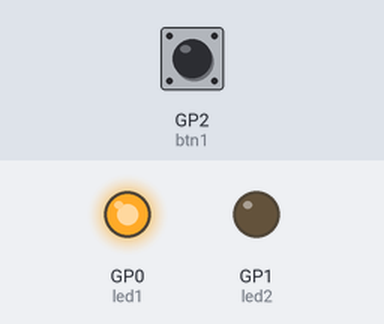
The program below on a simulated Raspberry Pi Pico running CircuitPython. Shown: output pins drawn as LEDs (lit = HIGH). Inputs (shaded band) come from the test bench; at power-on: GP2 (btn1) HIGH.

Above: at 1.2 s.
1.3 s: GP2 (btn1) pulled LOW for 0.15 s
At 1.9 s:
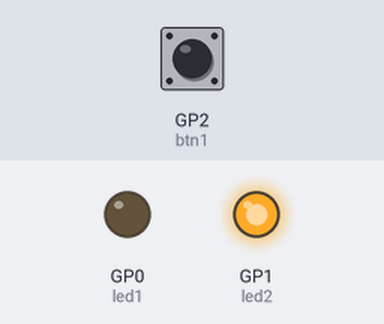
2.9 s: GP2 (btn1) pulled LOW for 1 s
At 4.3 s:
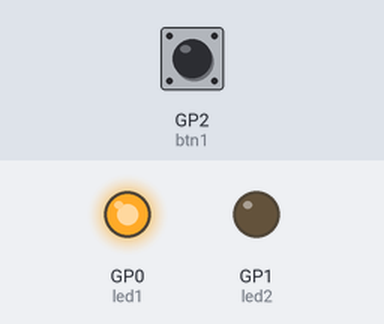
5.4 s: GP2 (btn1) pulled LOW for 3.2 s
At 6.2 s:
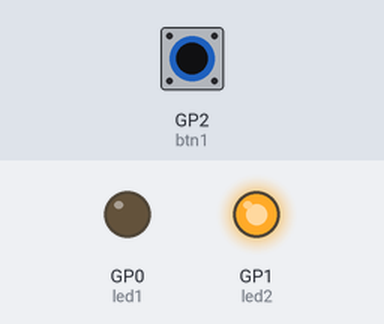
Timing chart, 0 to 8.4 s (numbered marks = the images above; inputs shaded):
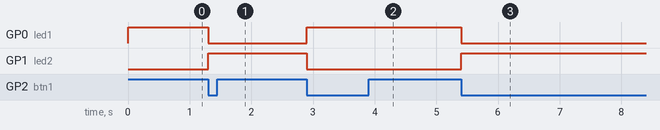

Measured:
- after the input at 1.3 s, GP0 (led1): HIGH → LOW at once; GP1 (led2): LOW → HIGH at once
- after the input at 2.9 s, GP0 (led1): LOW → HIGH at once; GP1 (led2): HIGH → LOW at once
- after the input at 5.4 s, GP0 (led1): HIGH → LOW at once; GP1 (led2): LOW → HIGH at once

The program:

Button_Example_2.py
```python
"""
DESCRIPTION:
This example code uses Maker Uno RP2040 to control two LEDs with the onboard user button.
The initial state has LED1 on and LED2 off. Pressing the button toggles the state of both LEDs.

AUTHOR  : Cytron Technologies Sdn Bhd
WEBSITE  : www.cytron.io
EMAIL    : support@cytron.io

"""
# Import necessary libraries
import board
import digitalio
import time

# Initialize LEDs on GP0 and GP1 pins
led1 = digitalio.DigitalInOut(board.GP0)
led2 = digitalio.DigitalInOut(board.GP1)

# Set the LED pins as output
led1.direction = digitalio.Direction.OUTPUT
led2.direction = digitalio.Direction.OUTPUT

# Initialize button on GP2
btn1 = digitalio.DigitalInOut(board.GP2)
btn1.direction = digitalio.Direction.INPUT
btn1.pull = digitalio.Pull.UP

# Initially, turn on LED1 and turn off LED2
led1.value = True
led2.value = False

# Track the previous state of the button (initially unpressed)
# 'True' since the button is pulled up
previous_btn_state = True

while True:
    # Read the current state of the button
    current_btn_state = not btn1.value  # Invert the value since it's pulled up

    # Check if the button state has changed (pressed or released)
    if current_btn_state != previous_btn_state:
        if current_btn_state:  # Button is released
            # Toggle the state of LEDs
            led1.value = not led1.value
            led2.value = not led2.value

    # Update the previous button state for the next iteration
    previous_btn_state = current_btn_state
```
